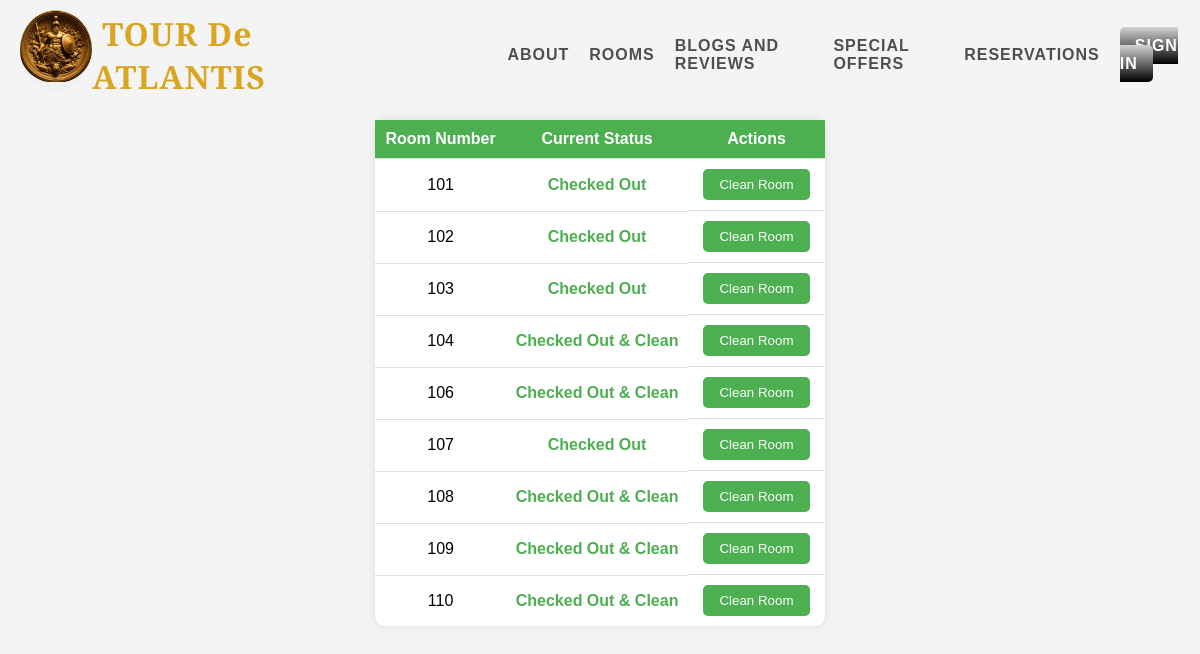
The app's page /cleaning_manager with its own data.
### hms/models.py (models this page shows, shortened)
class Room(models.Model):
    room_number = models.CharField(max_length=255)
    current_status = models.CharField(max_length=255, choices=[
        ('Checked In', 'Checked In'),
        ('Checked Out & Clean', 'Checked Out & Clean'),
        ('Checked Out', 'Checked Out'),
    ])

### hms/views.py (the view, shortened to what this page needs)
# urls.py: path('cleaning_manager', views.cleaning_manager, name='manager/cleaning'),
def cleaning_manager(request):
    rooms = Room.objects.all()
    return render(request, 'cleaningmanager.html', {'rooms': rooms})

### templates/cleaningmanager.html (shortened to what this page needs)
{% extends "base.html" %}
{% load static %}
{% block stylesheet %}
href="{% static 'css/cleaningmanager.css' %}"
{% endblock stylesheet %}
{% block body %}
<body class="cleaning">
    <div class="table-container">
        <table class="table">
            <thead>
                <tr>
                    <th>Room Number</th>
                    <th>Current Status</th>
                    <th>Actions</th>
                </tr>
            </thead>
            <tbody>
                {% for room in rooms %}
                <tr>
                    <td>{{ room.room_number }}</td>
                    <td class="current-status-label">{{ room.current_status }}</td>
                    <td class="action-btn-container">
                        <form method="post" action="cleaning_manager">
                            <button type="submit" class="action-btn">Clean Room</button>
                        </form>
                    </td>
                </tr>
                {% endfor %}
            </tbody>
        </table>
    </div>
</body>
{% endblock body %}

### templates/base.html (shortened to what this page needs)
{% load static %}
<!DOCTYPE html>
<html lang="en">
<head>
    <link rel="stylesheet" href="{% static 'css/navbar.css' %}"/>
    <link rel="stylesheet" {% block stylesheet %} {% endblock stylesheet %}/>
</head>
<body>
    <nav class="navbar">
        <div class="circle">
            <img src="{%static 'Welcome_img/poseidon_logo.png' %}" alt="Hotel logo">
        </div>
        <ul class="navbar-list">
            <li class="navbar-item"><a href="/" id="logoname">TOUR De ATLANTIS</a></li>
            <li class="navbar-item"><a href="/">ABOUT</a></li>
            <li class="navbar-item"><a href="/rooms">ROOMS</a></li>
            <li class="navbar-item"><a href="/blogs">BLOGS AND REVIEWS</a></li>
            <li class="navbar-item"><a href="/offers">SPECIAL OFFERS</a></li>
            <li class="navbar-item"><a href="/room_info">RESERVATIONS</a></li>
            {% if user.is_authenticated %}
            <li class="navbar-item"><a href="logout/" class="highlighted">Log Out</a></li>
            {% else %}
            <li class="navbar-item"><a href="/signin" class="highlighted">SIGN IN</a></li>
        {% endif %}
        </ul>
    </nav>
    <div class="content">
        {% block body %}
       {% endblock body %}
    </div>
</body>
</html>

### static/css/navbar.css (style rules this page uses)
body { display: flex; flex-direction: column; align-items: center; height: 100vh; margin: 0; overflow-x: hidden; font-family: Arial, sans-serif; background-color: #266d5d; }
.navbar { display: flex; justify-content: left; padding: 10px; padding-bottom: 0px; width: 100%; height: 100px; margin-top: 0; }
.circle { width: 90px; height: 80px; background-color: #f0f0f0; border-radius: 50%; align-items: left; justify-content: left; overflow: hidden; margin-left: 10px; }
.circle img { width: 100%; height: auto; display: block; }
.navbar-list { list-style: none; font-weight: bold; display: flex; align-items: center; justify-content: center; gap: 20px; }
.navbar-item a { color: rgb(79, 78, 78); font-weight: bold; text-decoration: none; letter-spacing: 1px; transition: color 0.3s; }
#logoname { margin-left:10px; color: goldenrod; font-family: 'Playfair Display SC', serif; font-size:xx-large; margin-right: 200px; }
.navbar-item a.highlighted { background: linear-gradient(lightgrey,black); color: white; padding: 10px 15px; border-radius: 5px; }
* { margin: 0; padding: 0; box-sizing: border-box; }

### static/css/cleaningmanager.css (style rules this page uses)
body.cleaning { font-family: Arial, sans-serif; background-color: #f4f4f4; margin: 0; padding: 0; display: flex; }
.table-container { margin-top: 20px; }
.table { width: 100%; border-collapse: collapse; background-color: #ffffff; border-radius: 10px; box-shadow: 0px 0px 10px 0px rgba(0, 0, 0, 0.1); }
.table th, .table td { padding: 10px; text-align: center; border-bottom: 1px solid #ddd; }
.table th { background-color: #4caf50; color: white; }
.table tr:last-child td { border-bottom: none; }
.action-btn-container { display: flex; justify-content: center; }
.action-btn { background-color: #4caf50; color: white; padding: 8px 16px; border: none; border-radius: 5px; cursor: pointer; margin: 0 5px; transition: background-color 0.3s; }
.current-status-label { font-weight: bold; color: #4caf50; }

### records on screen
Room: room_number "101", current_status "Checked Out"
Room: room_number "102", current_status "Checked Out"
Room: room_number "103", current_status "Checked Out"
Room: room_number "104", current_status "Checked Out & Clean"
Room: room_number "106", current_status "Checked Out & Clean"
Room: room_number "107", current_status "Checked Out"
Room: room_number "108", current_status "Checked Out & Clean"
Room: room_number "109", current_status "Checked Out & Clean"
Room: room_number "110", current_status "Checked Out & Clean"
